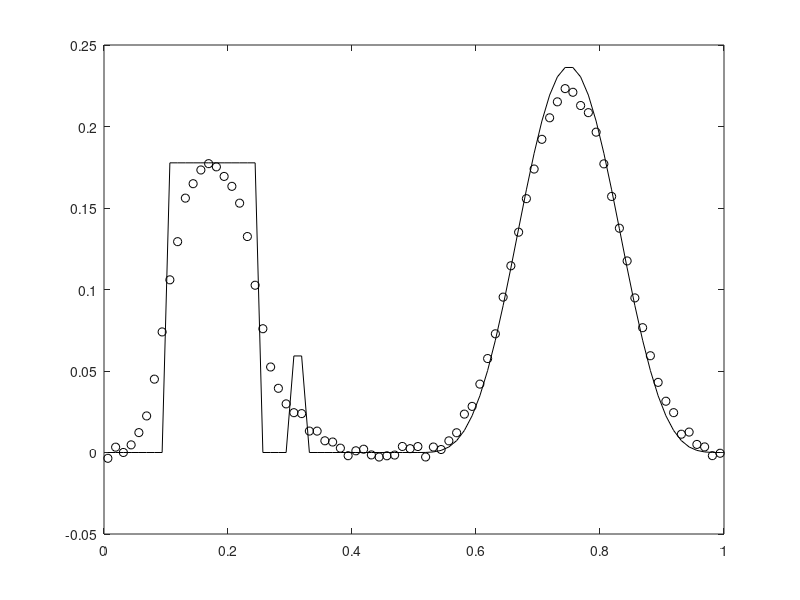
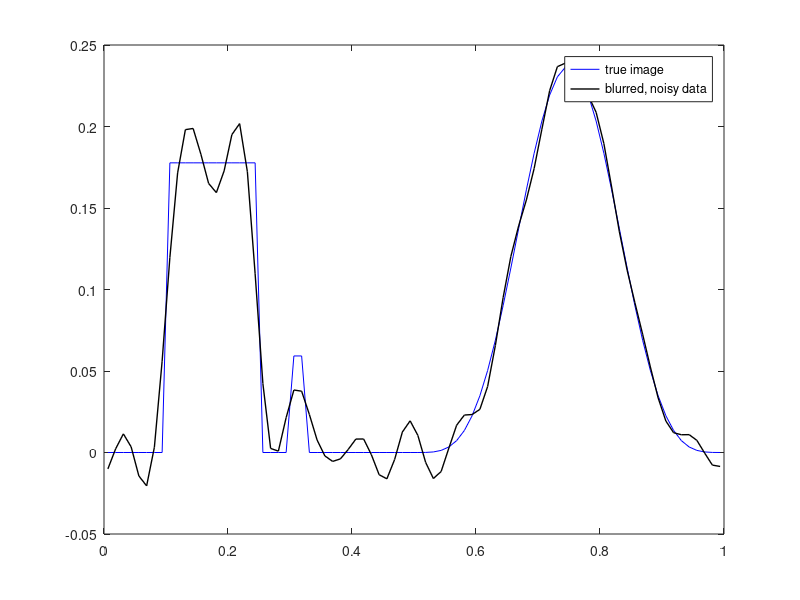

The MATLAB source for these figures, in order:
%  
%  1d image deblurring inverse problem with zero boundary conditions.
%  Gaussian Markov random field prior with zero boundary conditions. 
%
%  Tikhonov regularization is implemented with the regularization parameter 
%  chosen by GCV. 
%
%  This m-file was used to generate Figures in Chapter 4 of the book.
%
%  written by John Bardsley 2016.
%
%  First, create the Toeplitz matrix A (a zero boundary condition is
%  assumed) resulting from a symmetric Gaussian kernel. 
clear all, close all
n = 80; % No. of grid points
h = 1/n;
t = [h/2:h:1-h/2]';
sig = .03; % Kernel width
kernel = (1/sqrt(2*pi)/sig) * exp(-(t-h/2).^2/2/sig^2);
A = toeplitz(kernel)*h;
%
% Next, set up true solution x_true and generate data blurred noisy data. 
x_true  = 50*(.75*(.1<t&t<.25) + .25*(.3<t&t<.32) ...
                               + (.5<t&t<1).*sin(2*pi*t).^4);
x_true  = x_true/norm(x_true);
Ax      = A*x_true;
err_lev = 2; % Percent error in data
sigma   = err_lev/100 * norm(Ax) / sqrt(n);
eta     =  sigma * randn(n,1);
b       = Ax + eta;
figure(1),
  plot(t,x_true,'k',t,b,'ko')
%
% GMRF prior precision matrix: discrete second derivative with zero BCs.
L       = spdiags([-ones(n,1) 2*ones(n,1) -ones(n,1)],[-1 0 1],n,n);
%
% Compute GCV choice of alpha a nd compute the Tikhonov solution.
GCV_fn  = @(a) norm(A*((A'*A+a*L)\(A'*b))-b)^2/(n-trace(A*((A'*A+a*L)\A')))^2;
alpha   = fminbnd(GCV_fn,0,1);
xalpha  = (A'*A+alpha*L)\(A'*b);
%
% Plot the Tikhonov solution
figure(2)
  plot(t,x_true,'b',t,xalpha,'k','LineWidth',1)
  legend('true image','blurred, noisy data')
